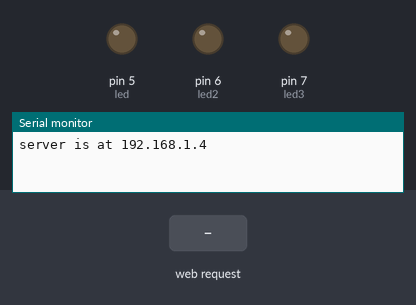
The sketch below on a simulated Arduino Uno, built with avr-gcc and run on an emulated ATmega328P. On the bench: output pins drawn as LEDs (lit = HIGH), the last lines printed to the serial monitor. The inputs (shaded band) are chosen by the test bench. WiFi joins after 1.5 s; servers stay silent unless stated.

Above: at 1.2 s.
1.3 s: HTTP request GET /1on received
At 1.7 s:
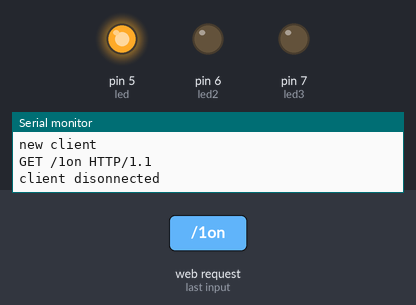
2.8 s: HTTP request GET /2on received
At 4.0 s:
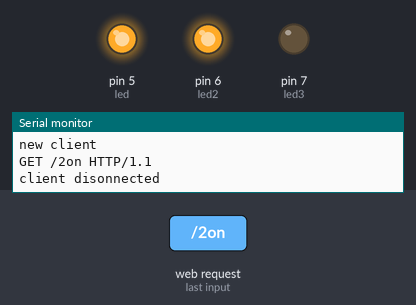
4.3 s: HTTP request GET /1off received
At 5.2 s:
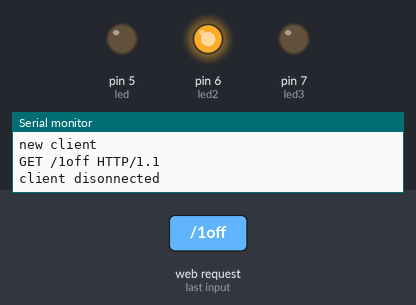
5.8 s: HTTP request GET /3on received
At 6.4 s:
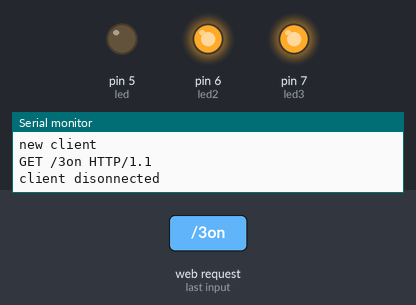
7.3 s: HTTP request GET /2off received
At 8.5 s:
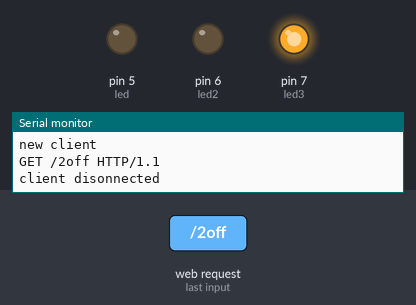
8.8 s: HTTP request GET /3off received
At 9.8 s:
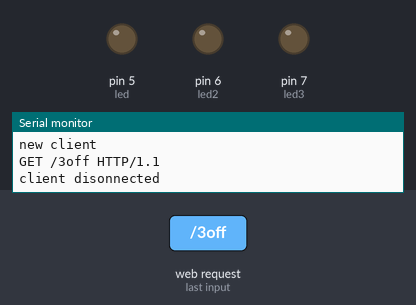
Timing chart, 0 to 11.3 s (numbered marks = the images above; inputs shaded):
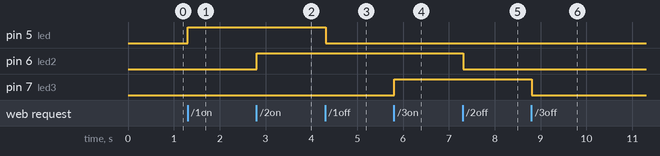

Measured:
- after the input at 1.3 s, pin 5 (led): LOW → HIGH at once
- after the input at 2.8 s, pin 6 (led2): LOW → HIGH at once
- after the input at 4.3 s, pin 5 (led): HIGH → LOW at once
- after the input at 5.8 s, pin 7 (led3): LOW → HIGH at once
- after the input at 7.3 s, pin 6 (led2): HIGH → LOW at once
- after the input at 8.8 s, pin 7 (led3): HIGH → LOW at once

The sketch:

V_rios_Dispositivos_pela_Ethernet.ino
```cpp
#include <SPI.h>
#include <Ethernet.h>

byte mac[] = {
  0xDE, 0xAD, 0xBE, 0xEF, 0xFE, 0xED };
IPAddress ip(192,168,1,4);


EthernetServer server(80);

int led=5,led2=6,led3=7;

int teste=0,teste2=0,teste3=0;


void setup() {

  Serial.begin(9600);


  Ethernet.begin(mac, ip);
  server.begin();
  Serial.print("server is at ");
  Serial.println(Ethernet.localIP());

  pinMode(led,OUTPUT);
  pinMode(led2,OUTPUT);
  pinMode(led3,OUTPUT);
}


void loop() {
  // listen for incoming clients
  EthernetClient client = server.available();
  if (client) {
    Serial.println("new client");
    // an http request ends with a blank line
    boolean currentLineIsBlank = true;
    String vars;


    while (client.connected()) {

      if (client.available()) {
        char c = client.read();
        Serial.print(c);

        vars.concat(c);

        if(vars.endsWith("/1on")){
          teste=1;
        }
        else{
          if(vars.endsWith("/1off")){
            teste=2;
          }
          else{
            if(vars.endsWith("/2on")){
            teste2=3;
            }
             else{
               if(vars.endsWith("/2off")){
               teste2=4;
               }
                 else{
                   if(vars.endsWith("/3on")){
                     teste3=1;
                  }
                     else{
                        if(vars.endsWith("/3off")){
                        teste3=2;
                        }
                     }
                  }
            }
        }
      }


//#######################################################

        if (c == '\n' && currentLineIsBlank) {
          // send a standard http response header
          client.println("HTTP/1.1 200 OK");
          client.println("Content-Type: text/html");
          client.println("Connnection: close");
          client.println();
          client.println("<!DOCTYPE HTML>");
          client.println("<html>");
          client.println("<p><center><h1>Servidor Arduino Lucas</h1></center></p>");
          client.println("<center><img src=http://missionduke.com/wordpress/wp-content/uploads/2010/11/Arduino-logo1.png></center>");
          client.println("<hr/>");


         // ############################################################# Dispositivo 1 ################################################################
         client.println("<p><h3>Dispositivo 1 </h3></p>");
         if(teste==1){
            digitalWrite(led,HIGH);

               client.println("<p><h2>Ligado</h2></p>");
               client.println("<FORM METHOD='LINK' ACTION='http://192.168.1.4/1off'><INPUT TYPE='submit' VALUE='DESLIGAR'></FORM>");

          }else{
              if(teste==2){
                 digitalWrite(led,LOW);

                     client.println("<p><h2>Desligado</h2></p>");
                     client.println("<FORM METHOD='LINK' ACTION='http://192.168.1.4/1on'><INPUT TYPE='submit' VALUE='LIGAR'></FORM>");
               }
                  else{
                     client.println("<FORM METHOD='LINK' ACTION='http://192.168.1.4/1on'><INPUT TYPE='submit' VALUE='LIGAR'></FORM>");

                  }
           }

           client.println("<hr/>");
          //#############################################################################################################################################

          // ############################################################# Dispositivo 2 ################################################################
         client.println("<p><h3>Dispositivo 2 </h3></p>");
         if(teste2==3){
            digitalWrite(led2,HIGH);

               client.println("<p><h2>Ligado</h2></p>");
               client.println("<FORM METHOD='LINK' ACTION='http://192.168.1.4/2off'><INPUT TYPE='submit' VALUE='DESLIGAR'></FORM>");

          }else{
              if(teste2==4){
                 digitalWrite(led2,LOW);

                     client.println("<p><h2>Desligado</h2></p>");
                     client.println("<FORM METHOD='LINK' ACTION='http://192.168.1.4/2on'><INPUT TYPE='submit' VALUE='LIGAR'></FORM>");
               }
                  else{
                     client.println("<FORM METHOD='LINK' ACTION='http://192.168.1.4/2on'><INPUT TYPE='submit' VALUE='LIGAR'></FORM>");

                  }
           }

           client.println("<hr/>");

          //#####################################################################################################################################

           // ############################################################# Dispositivo 3 ################################################################
         client.println("<p><h3>Dispositivo 3 </h3></p>");
         if(teste3==1){
            digitalWrite(led3,HIGH);

               client.println("<p><h2>Ligado</h2></p>");
               client.println("<FORM METHOD='LINK' ACTION='http://192.168.1.4/3off'><INPUT TYPE='submit' VALUE='DESLIGAR'></FORM>");

          }else{
              if(teste3==2){
                 digitalWrite(led3,LOW);

                     client.println("<p><h2>Desligado</h2></p>");
                     client.println("<FORM METHOD='LINK' ACTION='http://192.168.1.4/3on'><INPUT TYPE='submit' VALUE='LIGAR'></FORM>");
               }
                  else{
                     client.println("<FORM METHOD='LINK' ACTION='http://192.168.1.4/3on'><INPUT TYPE='submit' VALUE='LIGAR'></FORM>");

                  }
           }

           client.println("<hr/>");

          //#####################################################################################################################################


          client.println("</html>");
          break;

        }
        if (c == '\n') {
          // you're starting a new line
          currentLineIsBlank = true;
        }
        else if (c != '\r') {
         //Essa porra sempre tem que ser true, caralho!
          currentLineIsBlank = true;
        }
      }

    }
    // give the web browser time to receive the data
    delay(1);
    // close the connection:
    client.stop();
    Serial.println("client disonnected");
  }
}
```
